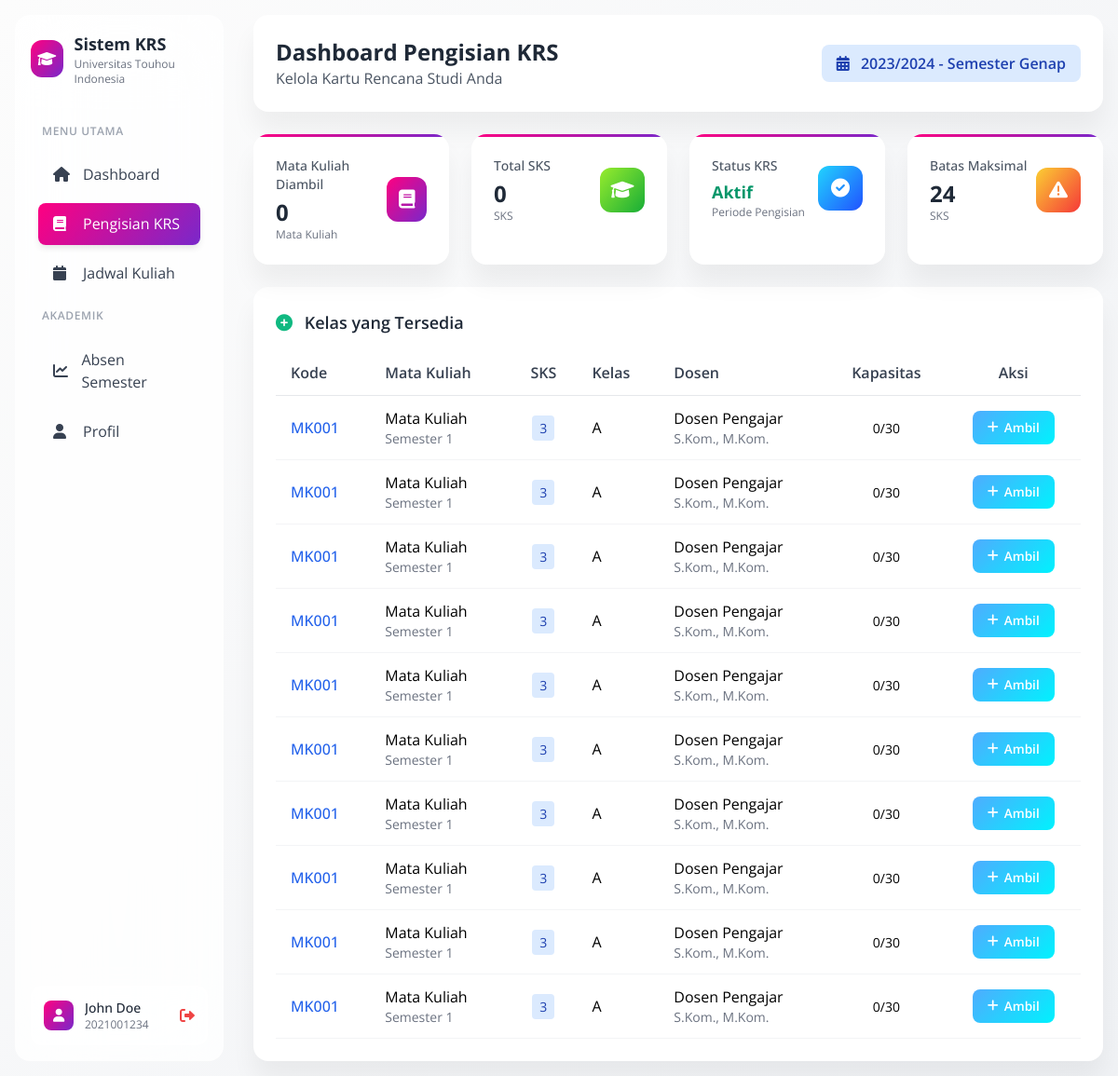
The page /sistem-krs/krs-dashboard.php (signed in) on the database its author committed.
### tables this page shows
CREATE TABLE `tahun_akademik` (
  `id_tahun_akademik` int(11) NOT NULL,
  `tahun_akademik` varchar(9) NOT NULL,
  `semester_akademik` enum('Ganjil','Genap','Pendek') NOT NULL,
  `status` enum('Aktif','Tidak Aktif') DEFAULT 'Tidak Aktif',
  `created_at` timestamp NOT NULL DEFAULT current_timestamp()
);

CREATE TABLE `kelas` (
  `id_kelas` int(11) NOT NULL,
  `id_matakuliah` int(11) NOT NULL,
  `id_dosen` int(11) NOT NULL,
  `id_tahun_akademik` int(11) NOT NULL,
  `nama_kelas` varchar(50) NOT NULL,
  `kapasitas` int(4) NOT NULL DEFAULT 40,
  `hari` enum('Senin','Selasa','Rabu','Kamis','Jumat','Sabtu') DEFAULT NULL,
  `jam_mulai` time DEFAULT NULL,
  `jam_selesai` time DEFAULT NULL,
  `ruangan` varchar(50) DEFAULT NULL,
  `semester` varchar(20) DEFAULT NULL,
  `tahun_ajaran` varchar(20) DEFAULT NULL,
  `status` enum('aktif','nonaktif') DEFAULT 'aktif',
  `tanggal_mulai` date DEFAULT NULL,
  `tanggal_selesai` date DEFAULT NULL,
  `created_at` timestamp NOT NULL DEFAULT current_timestamp()
);

### sistem-krs/config/config.php (called while the page is built, shortened)
<?php
function getUserData() {
    return [
        'id' => $_SESSION['user_id'] ?? null,
        'nim' => $_SESSION['nim'] ?? $_SESSION['nomor_induk'] ?? null,
        'nama' => $_SESSION['nama'] ?? $_SESSION['nama_lengkap'] ?? null,
        'nama_lengkap' => $_SESSION['nama_lengkap'] ?? $_SESSION['nama'] ?? null,
        'nomor_induk' => $_SESSION['nomor_induk'] ?? $_SESSION['nim'] ?? null,
        'email' => $_SESSION['email'] ?? null,
        'role' => $_SESSION['role'] ?? null
    ];
}
?>

### sistem-krs/krs-dashboard.php (the view, shortened to what this page needs)
<?php
require_once __DIR__ . '/config/config.php';
$database = new Database();
$conn = $database->getConnection();
$userData = getUserData();
$krs_query = "SELECT krs.*,
                     'Mata Kuliah' as nama_matakuliah,
                     'MK001' as kode_matakuliah,
                     3 as sks,
                     'Dosen Pengajar' as nama_dosen,
                     'S.Kom., M.Kom.' as gelar,
                     kl.nama_kelas
              FROM krs
              JOIN kelas kl ON krs.id_kelas = kl.id_kelas
              WHERE krs.id_mahasiswa = :id_mahasiswa AND krs.status_krs = 'Aktif'";
$krs_stmt = $conn->prepare($krs_query);
$krs_stmt->bindValue(':id_mahasiswa', $_SESSION['user_id']);
$krs_stmt->execute();
$current_krs = $krs_stmt->fetchAll(PDO::FETCH_ASSOC);
$total_sks = count($current_krs) * 3;
$available_query = "SELECT kl.*,
                           'Mata Kuliah' as nama_matakuliah,
                           'MK001' as kode_matakuliah,
                           3 as sks,
                           1 as semester,
                           'Dosen Pengajar' as nama_dosen,
                           'S.Kom., M.Kom.' as gelar,
                           30 as kapasitas,
                           0 as terisi
                    FROM kelas kl
                    WHERE kl.id_kelas NOT IN (
                        SELECT COALESCE(k.id_kelas, 0) FROM krs k WHERE k.id_mahasiswa = :id_mahasiswa AND k.status_krs = 'Aktif'
                    )
                    ORDER BY kl.nama_kelas
                    LIMIT 10";
$available_stmt = $conn->prepare($available_query);
$available_stmt->bindValue(':id_mahasiswa', $_SESSION['user_id']);
$available_stmt->execute();
$available_classes = $available_stmt->fetchAll(PDO::FETCH_ASSOC);
$semester_query = "SELECT * FROM tahun_akademik WHERE status = 'Aktif' LIMIT 1";
$semester_stmt = $conn->prepare($semester_query);
$semester_stmt->execute();
$active_semester = $semester_stmt->fetch(PDO::FETCH_ASSOC);
?>
<!DOCTYPE html>
<html lang="id">
<head>
    <link href="https://cdn.jsdelivr.net/npm/tailwindcss@2.2.19/dist/tailwind.min.css" rel="stylesheet">
    <link href="https://cdnjs.cloudflare.com/ajax/libs/font-awesome/6.0.0/css/all.min.css" rel="stylesheet">
</head>
<body class="bg-gray-50">
    <div class="flex min-h-screen">
        <div class="w-64 p-4">
            <div class="sidebar-soft h-full p-4">
                <div class="flex items-center gap-3 mb-8">
                    <div class="w-10 h-10 bg-gradient-primary rounded-xl flex items-center justify-center">
                        <i class="fas fa-graduation-cap text-white"></i>
                    </div>
                    <div>
                        <h2 class="text-lg font-bold text-gray-800">Sistem KRS</h2>
                        <p class="text-xs text-gray-500">Universitas Touhou Indonesia</p>
                    </div>
                </div>
                <nav class="space-y-2">
                    <div class="px-3 py-2">
                        <p class="text-xs font-semibold text-gray-400 uppercase tracking-wider">Menu Utama</p>
                    </div>
                    <a href="dashboard.php" class="nav-link-soft flex items-center text-gray-700 hover:text-gray-900">
                        <i class="fas fa-home w-5 mr-3"></i>
                        <span>Dashboard</span>
                    </a>
                    <a href="krs-dashboard.php" class="nav-link-soft active flex items-center text-white">
                        <i class="fas fa-book w-5 mr-3"></i>
                        <span>Pengisian KRS</span>
                    </a>
                    <a href="jadwal.php" class="nav-link-soft flex items-center text-gray-700 hover:text-gray-900">
                        <i class="fas fa-calendar w-5 mr-3"></i>
                        <span>Jadwal Kuliah</span>
                    </a>
                    <div class="px-3 py-2 mt-6">
                        <p class="text-xs font-semibold text-gray-400 uppercase tracking-wider">Akademik</p>
                    </div>
                    <a href="absensi-semester.php"
                        class="nav-link-soft flex items-center text-gray-700 hover:text-gray-900">
                        <i class="fas fa-chart-line w-5 mr-3"></i>
                        <span>Absen Semester</span>
                    </a>
                    <a href="profil.php" class="nav-link-soft flex items-center text-gray-700 hover:text-gray-900">
                        <i class="fas fa-user w-5 mr-3"></i>
                        <span>Profil</span>
                    </a>
                </nav>
                <div class="absolute bottom-4 left-4 right-4">
                    <div class="bg-white bg-opacity-50 rounded-xl p-3 user-info-box">
                        <div class="flex items-center gap-3">
                            <div class="w-8 h-8 bg-gradient-primary rounded-lg flex items-center justify-center">
                                <i class="fas fa-user text-white text-sm"></i>
                            </div>
                            <div class="flex-1 min-w-0">
                                <p class="text-sm font-medium text-gray-800 truncate">
                                    <?php echo $userData['nama_lengkap']; ?></p>
                                <p class="text-xs text-gray-500"><?php echo $userData['nomor_induk']; ?></p>
                            </div>
                            <a href="logout.php" class="text-red-500 hover:text-red-700">
                                <i class="fas fa-sign-out-alt"></i>
                            </a>
                        </div>
                    </div>
                </div>
            </div>
        </div>
        <div class="flex-1 p-4">
            <div class="card mb-6">
                <div class="p-6">
                    <div class="flex items-center justify-between">
                        <div>
                            <h1 class="text-2xl font-bold text-gray-800">Dashboard Pengisian KRS</h1>
                            <p class="text-gray-600">Kelola Kartu Rencana Studi Anda</p>
                        </div>
                        <div class="flex items-center gap-4">
                            <?php if ($active_semester): ?>
                            <div class="bg-blue-100 text-blue-800 px-4 py-2 rounded-lg font-semibold">
                                <i class="fas fa-calendar-alt mr-2"></i>
                                <?php echo $active_semester['tahun_akademik']; ?> - Semester
                                <?php echo $active_semester['semester_akademik']; ?>
                            </div>
                            <?php endif; ?>
                        </div>
                    </div>
                </div>
            </div>
            <div class="grid grid-cols-1 md:grid-cols-2 lg:grid-cols-4 gap-6 mb-6">
                <div class="stats-card">
                    <div class="flex items-center justify-between">
                        <div>
                            <p class="text-sm font-medium text-gray-600 mb-1">Mata Kuliah Diambil</p>
                            <h3 class="text-2xl font-bold text-gray-800"><?php echo count($current_krs); ?></h3>
                            <p class="text-xs text-gray-500">Mata Kuliah</p>
                        </div>
                        <div class="icon-shape bg-gradient-primary">
                            <i class="fas fa-book"></i>
                        </div>
                    </div>
                </div>
                <div class="stats-card">
                    <div class="flex items-center justify-between">
                        <div>
                            <p class="text-sm font-medium text-gray-600 mb-1">Total SKS</p>
                            <h3 class="text-2xl font-bold text-gray-800"><?php echo $total_sks; ?></h3>
                            <p class="text-xs text-gray-500">SKS</p>
                        </div>
                        <div class="icon-shape bg-gradient-success">
                            <i class="fas fa-graduation-cap"></i>
                        </div>
                    </div>
                </div>
                <div class="stats-card">
                    <div class="flex items-center justify-between">
                        <div>
                            <p class="text-sm font-medium text-gray-600 mb-1">Status KRS</p>
                            <h3 class="text-lg font-bold text-green-600">Aktif</h3>
                            <p class="text-xs text-gray-500">Periode Pengisian</p>
                        </div>
                        <div class="icon-shape bg-gradient-info">
                            <i class="fas fa-check-circle"></i>
                        </div>
                    </div>
                </div>
                <div class="stats-card">
                    <div class="flex items-center justify-between">
                        <div>
                            <p class="text-sm font-medium text-gray-600 mb-1">Batas Maksimal</p>
                            <h3 class="text-2xl font-bold text-gray-800">24</h3>
                            <p class="text-xs text-gray-500">SKS</p>
                        </div>
                        <div class="icon-shape bg-gradient-warning">
                            <i class="fas fa-exclamation-triangle"></i>
                        </div>
                    </div>
                </div>
            </div>
            <div class="card">
                <div class="p-6">
                    <h3 class="text-lg font-semibold text-gray-800 mb-4">
                        <i class="fas fa-plus-circle text-green-500 mr-2"></i>
                        Kelas yang Tersedia
                    </h3>
                    <?php if (empty($available_classes)): ?>
                    <div class="text-center py-8">
                        <i class="fas fa-info-circle text-4xl text-gray-400 mb-4"></i>
                        <h4 class="text-lg font-semibold text-gray-600 mb-2">Tidak Ada Kelas Tersedia</h4>
                        <p class="text-gray-500">Semua kelas sudah diambil atau belum ada kelas yang dibuka.</p>
                    </div>
                    <?php else: ?>
                    <div class="overflow-x-auto">
                        <table class="w-full">
                            <thead>
                                <tr class="border-b border-gray-200">
                                    <th class="text-left py-3 px-4 font-semibold text-gray-700">Kode</th>
                                    <th class="text-left py-3 px-4 font-semibold text-gray-700">Mata Kuliah</th>
                                    <th class="text-center py-3 px-4 font-semibold text-gray-700">SKS</th>
                                    <th class="text-left py-3 px-4 font-semibold text-gray-700">Kelas</th>
                                    <th class="text-left py-3 px-4 font-semibold text-gray-700">Dosen</th>
                                    <th class="text-center py-3 px-4 font-semibold text-gray-700">Kapasitas</th>
                                    <th class="text-center py-3 px-4 font-semibold text-gray-700">Aksi</th>
                                </tr>
                            </thead>
                            <tbody>
                                <?php foreach ($available_classes as $class): ?>
                                <tr class="border-b border-gray-100 hover:bg-gray-50">
                                    <td class="py-3 px-4 font-medium text-blue-600">
                                        <?php echo $class['kode_matakuliah']; ?></td>
                                    <td class="py-3 px-4">
                                        <div>
                                            <div><?php echo $class['nama_matakuliah']; ?></div>
                                            <div class="text-sm text-gray-500">Semester
                                                <?php echo $class['semester']; ?></div>
                                        </div>
                                    </td>
                                    <td class="text-center py-3 px-4">
                                        <span
                                            class="bg-blue-100 text-blue-800 px-2 py-1 rounded text-sm"><?php echo $class['sks']; ?></span>
                                    </td>
                                    <td class="py-3 px-4"><?php echo $class['nama_kelas']; ?></td>
                                    <td class="py-3 px-4">
                                        <div>
                                            <div><?php echo $class['nama_dosen']; ?></div>
                                            <div class="text-sm text-gray-500"><?php echo $class['gelar']; ?></div>
                                        </div>
                                    </td>
                                    <td class="text-center py-3 px-4">
                                        <span
                                            class="text-sm"><?php echo $class['terisi']; ?>/<?php echo $class['kapasitas']; ?></span>
                                    </td>
                                    <td class="text-center py-3 px-4">
                                        <form method="POST" style="display: inline;">
                                            <button type="submit" class="btn btn-primary">
                                                <i class="fas fa-plus"></i> Ambil
                                            </button>
                                        </form>
                                    </td>
                                </tr>
                                <?php endforeach; ?>
                            </tbody>
                        </table>
                    </div>
                    <?php endif; ?>
                </div>
            </div>
        </div>
    </div>
</body>
</html>

### rows shown on the page
tahun_akademik: tahun_akademik "2023/2024", semester_akademik "Genap"
kelas: kode_matakuliah "MK001", nama_matakuliah "Mata Kuliah", semester "1", sks "3", nama_kelas "A", nama_dosen "Dosen Pengajar", gelar "S.Kom., M.Kom.", terisi "0", kapasitas "30"
kelas: kode_matakuliah "MK001", nama_matakuliah "Mata Kuliah", semester "1", sks "3", nama_kelas "A", nama_dosen "Dosen Pengajar", gelar "S.Kom., M.Kom.", terisi "0", kapasitas "30"
kelas: kode_matakuliah "MK001", nama_matakuliah "Mata Kuliah", semester "1", sks "3", nama_kelas "A", nama_dosen "Dosen Pengajar", gelar "S.Kom., M.Kom.", terisi "0", kapasitas "30"
kelas: kode_matakuliah "MK001", nama_matakuliah "Mata Kuliah", semester "1", sks "3", nama_kelas "A", nama_dosen "Dosen Pengajar", gelar "S.Kom., M.Kom.", terisi "0", kapasitas "30"
kelas: kode_matakuliah "MK001", nama_matakuliah "Mata Kuliah", semester "1", sks "3", nama_kelas "A", nama_dosen "Dosen Pengajar", gelar "S.Kom., M.Kom.", terisi "0", kapasitas "30"
kelas: kode_matakuliah "MK001", nama_matakuliah "Mata Kuliah", semester "1", sks "3", nama_kelas "A", nama_dosen "Dosen Pengajar", gelar "S.Kom., M.Kom.", terisi "0", kapasitas "30"
kelas: kode_matakuliah "MK001", nama_matakuliah "Mata Kuliah", semester "1", sks "3", nama_kelas "A", nama_dosen "Dosen Pengajar", gelar "S.Kom., M.Kom.", terisi "0", kapasitas "30"
kelas: kode_matakuliah "MK001", nama_matakuliah "Mata Kuliah", semester "1", sks "3", nama_kelas "A", nama_dosen "Dosen Pengajar", gelar "S.Kom., M.Kom.", terisi "0", kapasitas "30"
kelas: kode_matakuliah "MK001", nama_matakuliah "Mata Kuliah", semester "1", sks "3", nama_kelas "A", nama_dosen "Dosen Pengajar", gelar "S.Kom., M.Kom.", terisi "0", kapasitas "30"
kelas: kode_matakuliah "MK001", nama_matakuliah "Mata Kuliah", semester "1", sks "3", nama_kelas "A", nama_dosen "Dosen Pengajar", gelar "S.Kom., M.Kom.", terisi "0", kapasitas "30"

### other values the page prints
$userData['nama_lengkap'] "John Doe"
$userData['nomor_induk'] "2021001234"
count($current_krs) "0"
$total_sks "0"
